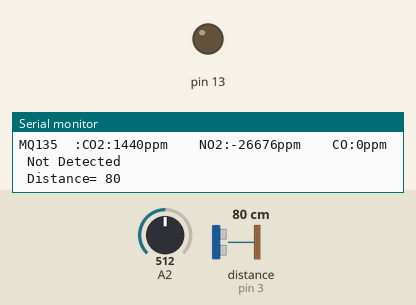
Recording of a sketch running on a simulated Arduino Uno, built with avr-gcc and run on an emulated ATmega328P. On the bench: output pins drawn as LEDs (lit = HIGH), the last lines printed to the serial monitor. Wiring (inferred from the names in the program): ultrasonic range finder: trigger pin 2; echo pin 3. Inputs (shaded band) come from the test bench; at power-on: distance to the obstacle (sensor on pin 3) 80 cm, A2 = 512. The echo pulse lasts 58.3 µs per cm; pins used as bus, display or sensor lines are not drawn.

Above: at 1.2 s.
1.3 s: distance to the obstacle (sensor on pin 3) set to 12 cm
4.9 s: distance to the obstacle (sensor on pin 3) set to 9 cm
At 7.0 s:
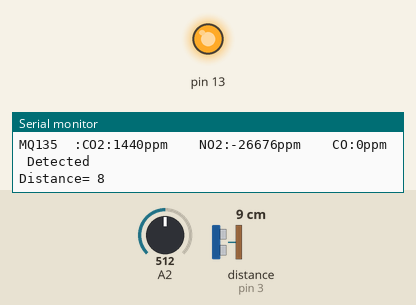
7.8 s: distance to the obstacle (sensor on pin 3) set to 18 cm
At 9.5 s:
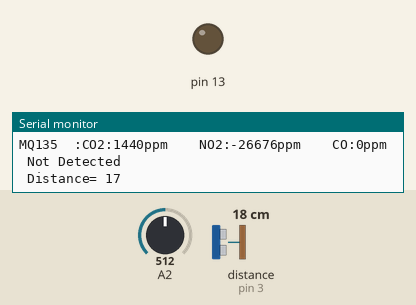
10.3 s: distance to the obstacle (sensor on pin 3) set to 2 cm
At 11.9 s:
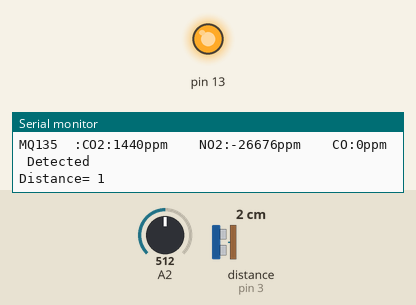
Timing chart, 0 to 13.4 s (numbered marks = the images above; inputs shaded):
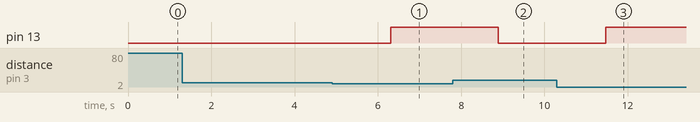

Measured:
- the behaviour switches between 11 and 10 cm on distance to the obstacle (sensor on pin 3) (found by bisection; images 0 and 1)
- after the input at 4.9 s, pin 13: LOW → HIGH after 1.4 s
- after the input at 7.8 s, pin 13: HIGH → LOW after 1.1 s
- after the input at 10.3 s, pin 13: LOW → HIGH after 1.2 s

The sketch:

final_project.ino
```cpp
int trigger_pin = 2;
int echo_pin = 3;
int time;
int distance;

int value1,value2, value3;


/************************Hardware Related Macros************************************/
#define         MQ_PIN                       2    //define which analog input channel you are going to use

#define         RO_CLEAN_AIR_FACTOR          9.83  //RO_CLEAR_AIR_FACTOR=(Sensor resistance in clean air)/RO,
                                                     //which is derived from the chart in datashee
/***********************Software Related Macros************************************/
#define         CALIBARAION_SAMPLE_TIMES     500  //define how many samples you are going to take in the calibration phase
#define         CALIBRATION_SAMPLE_INTERVAL  60    //define the time interal(in milisecond) between each samples in the
                                                     //cablibration phase
#define         READ_SAMPLE_INTERVAL         5     //define how many samples you are going to take in normal operation
#define         READ_SAMPLE_TIMES            5     //define the time interal(in milisecond) between each samples in
                                                     //normal operation
/**********************Application Related Macros**********************************/
#define         GAS_CO2                      2
#define         GAS_CO                       3
#define         GAS_No2                      4
#define         GAS_CH3                      6
#define         GAS_CH3_2CO                  7
#define         GAS_C2H5OH                   9 //Alcohol, Ethanol
#define         GAS_CO_sec                  13
/*****************************Globals***********************************************/
   //        float CO2Curve[2]     =  {113.7105289, -3.019713765};
float           CO2Curve[2]     =  {13.7105289, -2.019713765};  //MQ135
//float           CO_secCurve[2]      =  {3.94418, -3.24294658};
float           CO_secCurve[2]  =  {726.7809737, -4.040111669};  //MQ135
float           No2Curve[2]     =  {45.346963, 1.7432195};   //MQ135
//float           C2H50H_Curve[2] =  {74.77989144, 3.010328075};   //MQ135
//float           CH3Curve[2]     =  {47.01770503, -3.281901967};  //MQ135
//float           CH3_2COCurve[2] =  {7.010800878, -2.122018939};  //MQ135
float           Ro           =  10;                 //Ro is initialized to 10 kilo ohms
float           Ro4 = 2.511;    //MQ135   2.51 this has to be tuned 10K Ohm
float           RL4 = 0.990;    //MQ135   FC-22
float           RL_VALUE  = 10  ;  //define the load resistance on the board, in ohms


void setup()
{
   pinMode(A2,INPUT);
 // pinMode(13,OUTPUT);

      Serial.begin(9600);  //UART setup, baudrate = 9600bps
      pinMode (trigger_pin, OUTPUT);
       pinMode (echo_pin, INPUT);
       pinMode(13, OUTPUT);

  Serial.print("Calibrating...\n");                                           //prints "calibrating..."
  Serial.print("This will take approx ");                                     //prints "this will take approx "
  Serial.print(CALIBARAION_SAMPLE_TIMES * CALIBRATION_SAMPLE_INTERVAL / 1000);//prints "# of seconds" NUMSAMPLES X SAMPLEINTERVAL / 1000
  Serial.print(" seconds \n");                                                //prints "seconds"
 //Ro = MQCalibration(MQ_PIN);                                                 //Calibrating the sensor. Please make sure the sensor is in clean air
                                                                              //when you perform the calibration
  Serial.print("    MQ135:");
 // Ro4 = MQCalibration(MQ_PIN);
  //Serial.println(Ro4);
  Serial.print("Calibration is done...\n");                                   //prints "calibration is done"
  Serial.print("\n");                                                         //prints a blank line
  Serial.print("Sensor Resistance (R=");                                     //prints "Sensor Resistance (Ro="
  Serial.print(Ro);                                                           //Prints value of sensor resistance
  Serial.print("kohm)\n");                                                    //prints "Kohm)"
  Serial.print("\n");


}


void distSensor(int value1, int value2, int value3){


  if(value1>400 || value2>2000 || value3>10){

    digitalWrite (trigger_pin, HIGH);
    delayMicroseconds (10);
    digitalWrite (trigger_pin, LOW);
      delayMicroseconds(10);
    time = pulseIn (echo_pin, HIGH);
    distance = (time/2) / 29.1;

    //Serial.println(distance);
   if (distance >=10)
       {
        Serial.println (" Not Detected ");
        Serial.print (" Distance= ");
        Serial.println (distance);
        digitalWrite ( 13, LOW);
        delay (500);
        }
  else {
        Serial.println (" Detected ");
        Serial.print ("Distance= ");
        Serial.println (distance);
        digitalWrite (13, HIGH);
        delay (500);
  }
 }
}

void gasSensor()
{
   int raw_adc =analogRead(A2);
   //MQ135  CO NH4 CH3 CO2
   Serial.print("MQ135  :");
   Serial.print("CO2:");
   Serial.print(MQGetGasPercentage(MQRead(MQ_PIN)/Ro,GAS_CO2 ) );

   Serial.print( "ppm" );
   Serial.print("    ");
   Serial.print("NO2:");
   Serial.print(MQGetGasPercentage(MQRead(MQ_PIN)/Ro,GAS_CO) );
   Serial.print( "ppm" );
   Serial.print("    ");
     Serial.print("CO:");
   Serial.print(MQGetGasPercentage(MQRead(MQ_PIN)/Ro,GAS_No2) );
   Serial.print( "ppm" );
   Serial.print("    ");

   Serial.print("\n");


     delay(1000);

}


/*****************************  MQGetGasPercentage **********************************
Input:   rs_ro_ratio - Rs divided by Ro
         gas_id      - target gas type
Output:  ppm of the target gas
Remarks: This function passes different curves to the MQGetPercentage function which
         calculates the ppm (parts per million) of the target gas.
/************************************************************************************/
int MQGetGasPercentage(float rs_ro_ratio, int gas_id)
{

    if ( gas_id == GAS_CO2 ) {
     value1= MQGetPercentage(rs_ro_ratio,CO2Curve);  //MQ135
     return value1;
    } else if ( gas_id == GAS_No2 ) {
     value2= MQGetPercentage(rs_ro_ratio,No2Curve);     //MQ135
     return value2;
    } else if ( gas_id == GAS_CO ) {
     value3= MQGetPercentage(rs_ro_ratio,CO_secCurve);  //MQ135
     return value3;
    }


}
/****************** MQResistanceCalculation ****************************************
Input:   raw_adc - raw value read from adc, which represents the voltage
Output:  the calculated sensor resistance
Remarks: The sensor and the load resistor forms a voltage divider. Given the voltage
         across the load resistor and its resistance, the resistance of the sensor
         could be derived.
************************************************************************************/
float MQResistanceCalculation(int raw_adc)
{
 return ( ((float)RL_VALUE*(1023-raw_adc)/raw_adc));


}
/***************************** MQCalibration ****************************************
Input:   mq_pin - analog channel
Output:  Ro of the sensor
Remarks: This function assumes that the sensor is in clean air. It use
         MQResistanceCalculation to calculates the sensor resistance in clean air
         and then divides it with RO_CLEAN_AIR_FACTOR. RO_CLEAN_AIR_FACTOR is about
         10, which differs slightly between different sensors.
************************************************************************************/

float MQCalibration(int mq_pin)
{
  int i;
  float val=0;

  for (i=0;i<CALIBARAION_SAMPLE_TIMES;i++) {            //take multiple samples
    val += MQResistanceCalculation(analogRead(A2));
        delay(CALIBRATION_SAMPLE_INTERVAL);
  }
  val = val/CALIBARAION_SAMPLE_TIMES;                   //calculate the average value

  val = val/RO_CLEAN_AIR_FACTOR;                        //divided by RO_CLEAN_AIR_FACTOR yields the Ro
                                                        //according to the chart in the datasheet

  return val;

}

/*****************************  MQRead *********************************************
Input:   mq_pin - analog channel
Output:  Rs of the sensor
Remarks: This function use MQResistanceCalculation to caculate the sensor resistenc (Rs).
         The Rs changes as the sensor is in the different consentration of the target
         gas. The sample times and the time interval between samples could be configured
         by changing the definition of the macros.
************************************************************************************/
float MQRead(int mq_pin)
{
     int i;
  float rs=0;

  for (i=0;i<READ_SAMPLE_TIMES;i++) {
    rs += MQResistanceCalculation(analogRead(A2));
    delay(READ_SAMPLE_INTERVAL);
  }

  rs = rs/READ_SAMPLE_TIMES;

  return rs;
}
/*****************************  MQGetGasPercentage **********************************
Input:   rs_ro_ratio - Rs divided by Ro
         gas_id      - target gas type
Output:  ppm of the target gas
Remarks: This function passes different curves to the MQGetPercentage function which
         calculates the ppm (parts per million) of the target gas.
************************************************************************************
int MQGetGasPercentage(float rs_ro_ratio, float Ro, int gas_id, int sensor_id)
{
  if (sensor_id == MQ135_SENSOR ){
    if ( gas_id == GAS_CO2 ) {
     return MQGetPercentage(rs_ro_ratio,Ro,CO2Curve);     //MQ135
    } else if ( gas_id == GAS_NH4 ) {
     return MQGetPercentage(rs_ro_ratio,Ro,NH4Curve);     //MQ135
    } else if ( gas_id == GAS_C2H5OH ) {
     return MQGetPercentage(rs_ro_ratio,Ro,C2H50H_Curve); //MQ135
    } else if ( gas_id == GAS_CH3 ) {
     return MQGetPercentage(rs_ro_ratio,Ro,CH3Curve);     //MQ135
    } else if ( gas_id == GAS_CH3_2CO ) {
     return MQGetPercentage(rs_ro_ratio,Ro,CH3_2COCurve); //MQ135
    } else if ( gas_id == GAS_CO_sec ) {
     return MQGetPercentage(rs_ro_ratio,Ro,CO_secCurve);  //MQ135
    }
    return 0;
  }
}/
/*****************************  MQGetPercentage **********************************
Input:   rs_ro_ratio - Rs divided by Ro
         pcurve      - pointer to the curve of the target gas
Output:  ppm of the target gas
Remarks: By using the slope and a point of the line. The x(logarithmic value of ppm)
         of the line could be derived if y(rs_ro_ratio) is provided. As it is a
         logarithmic coordinate, power of 10 is used to convert the result to non-logarithmic
         value.
************************************************************************************/
int  MQGetPercentage(float rs_ro_ratio, float *pcurve)
{

 return (double)(pcurve[0] * pow(((double)rs_ro_ratio/10), pcurve[1]));
}


void loop()
{
  gasSensor();
 // Serial.println(value1);

  //if(value1> 300||value2>1000||value3>10)
  distSensor(value1, value2, value3);
 // NewPing sonar(2, 3, MAX_DISTANCE);
  // Serial.println(sonar.ping_cm());
  delay(1000);

}
```
